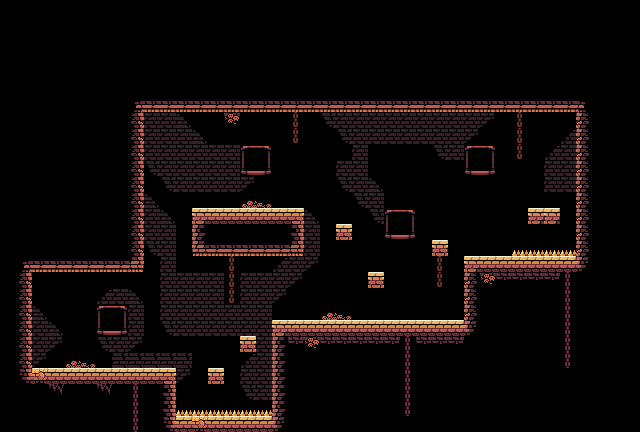

This game map was drawn from its Tiled (.tmx) file and the tilesets committed beside it. A one-line description and the trimmed map source follow:
An orthogonal 40x27 tile map with 16x16 px tiles, 5 tile layers (Background, Background estructura, Decoracion, Pinchos, ...), 2 tilesets and 12 objects.

<map version="1.9" tiledversion="1.9.0" orientation="orthogonal" renderorder="right-down" width="40" height="27" tilewidth="16" tileheight="16" infinite="0" nextlayerid="9" nextobjectid="13">
 <tileset firstgid="1" source="tileset.tsx" />
 <tileset firstgid="257" source="fondo.tsx" />
 <layer id="8" name="Background" width="40" height="27">
  <data>[1080 cells, 1080 non-empty, 1080 distinct tile ids]</data>
 </layer>
 <layer id="2" name="Background estructura" width="40" height="27">
  <data>[1080 cells, 404 non-empty, 12 distinct tile ids]</data>
 </layer>
 <layer id="4" name="Decoracion" width="40" height="27">
  <data>[1080 cells, 48 non-empty, 7 distinct tile ids]</data>
 </layer>
 <layer id="3" name="Pinchos" width="40" height="27">
  <data>[1080 cells, 10 non-empty, 1 distinct tile ids]</data>
 </layer>
 <layer id="1" name="Estructura" width="40" height="27">
  <data>[1080 cells, 138 non-empty, 17 distinct tile ids]</data>
 </layer>
 <objectgroup id="5" name="Colisiones">
  <object id="1" x="190.841" y="208.06">
   <polygon points="0,0 111.922,-0.717449 112.639,48.0691 2.15235,48.0691" />
  </object>
  <object id="2" x="334.331" y="223.127">
   <polygon points="0,0 17.2188,0.717449 17.2188,17.2188 2.15235,17.2188" />
  </object>
  <object id="3" x="431.187" y="239.628">
   <polygon points="0,0 15.7839,0.717449 15.7839,16.5013 0.717449,16.5013" />
  </object>
  <object id="4" x="368.051" y="271.196">
   <polygon points="0,0 15.0664,0 15.0664,15.7839 0,15.7839" />
  </object>
  <object id="5" x="528.042" y="207.343">
   <polygon points="0,0 31.5677,0.717449 31.5677,17.2188 0,17.2188" />
  </object>
  <object id="6" x="238.193" y="335.766">
   <polygon points="0,0 17.2188,0 17.2188,16.5013 2.15235,16.5013" />
  </object>
  <object id="7" x="208.06" y="368.051">
   <polygon points="0,0 15.0664,0 15.0664,15.7839 0,15.7839" />
  </object>
  <object id="8" x="142.055" y="111.922">
   <polygon points="0,0 433.339,0.717449 433.339,143.49 322.134,143.49 322.134,207.343 130.576,208.06 129.141,303.481 33.7201,303.481 33.7201,256.129 -109.77,256.129 -109.052,160.708 1.4349,160.708" />
  </object>
 </objectgroup>
 <objectgroup id="6" name="Spawn jugadores">
  <object id="9" x="64.25" y="367.5">
   <polygon points="0,0 0,-15.5 15.5,-15.5 15.5,0.25" />
  </object>
  <object id="10" x="544" y="206.75">
   <polygon points="0,0 0,-14.625 15.875,-14.5 15.875,0.75" />
  </object>
 </objectgroup>
 <objectgroup id="7" name="Pinchos">
  <object id="11" x="176.182" y="414.909">
   <polygon points="0,0 0,-5.63636 94.7273,-5.27273 94.7273,0" />
  </object>
  <object id="12" x="511.818" y="255.091">
   <polygon points="0,0 0.181818,-5.45455 63.4545,-5.63636 63.4545,0" />
  </object>
 </objectgroup>
</map>
